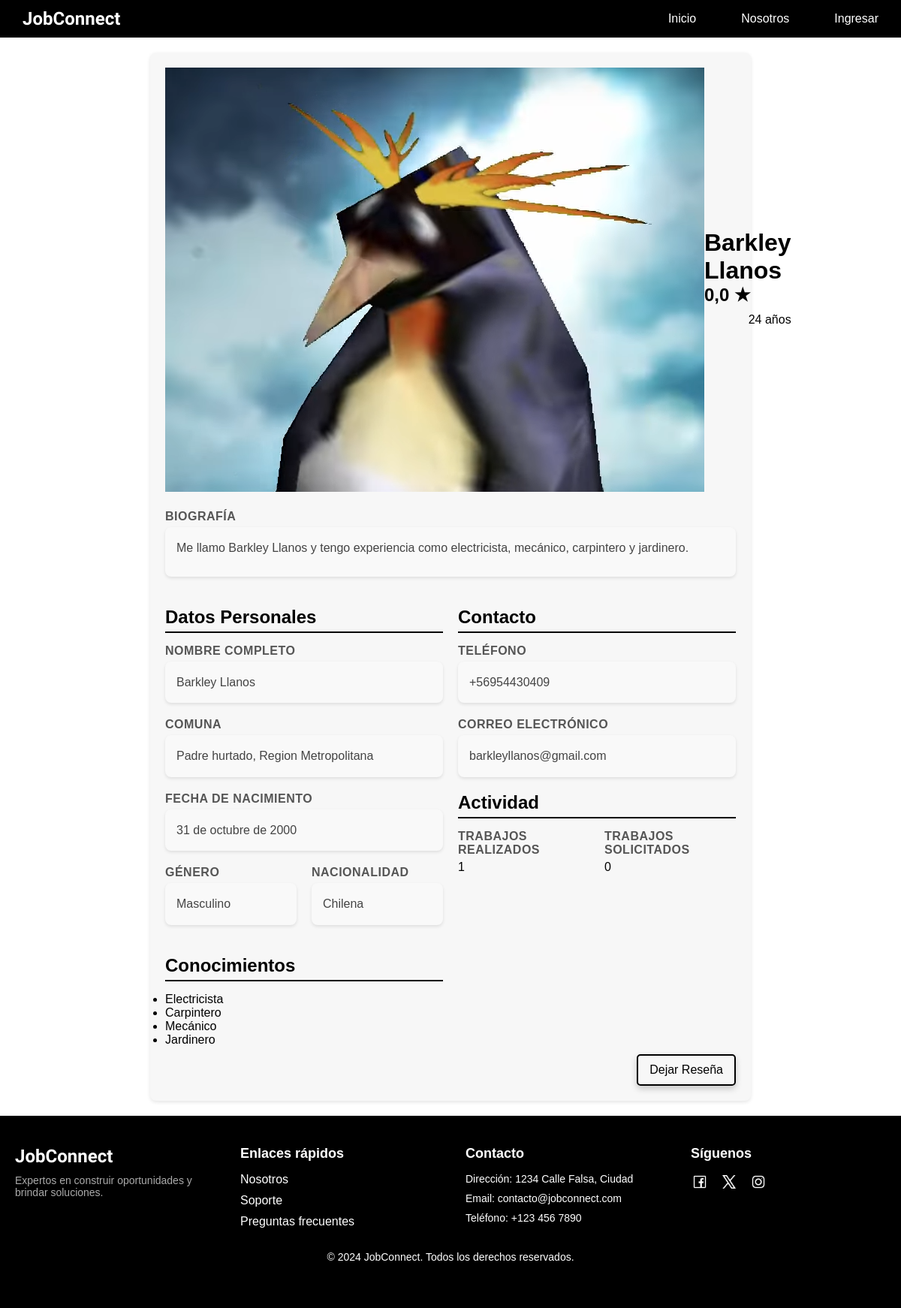
/usuarios/usuario/16/, run on the app's committed database.
### usuarios/models.py (models this page shows, shortened)
class CustomUser(AbstractBaseUser, PermissionsMixin):
    NATIONALITY_CHOICES = [
        ('CL', 'Chilena'),
        ('AR', 'Argentina'),
        ('BR', 'Brasileña'),
        ('VE', 'Venezolana'),
        ('PE', 'Peruana'),
        ('CO', 'Colombiana'),
    ]
    GENERO_CHOICES = [
        ('M', 'Masculino'),
        ('F', 'Femenino'),
        ('O', 'Otro')
    ]
    email = models.EmailField(unique=True)
    rut = models.CharField(max_length=12)
    first_name = models.CharField(max_length=30)
    s_nombre = models.CharField(max_length=30, blank=True, null=True)
    last_name = models.CharField(max_length=30)
    s_apellido = models.CharField(max_length=30, blank=True, null=True)
    fecha_nacimiento = models.DateField(validators=[validar_fecha_nacimiento])
    region = models.ForeignKey(Region, on_delete=models.SET_NULL, null=True, blank=True)
    comuna = models.ForeignKey(Comuna, on_delete=models.SET_NULL, null=True, blank=True)
    bio = models.TextField(max_length=500, blank=True)
    foto_perfil = models.ImageField(upload_to='perfiles/', null=True, blank=True)
    numero_telefono = models.CharField(
        max_length=15,
        validators=[RegexValidator(r'^\+?1?\d{9,15}$', message="El número debe estar en el formato: +999999999")]
    )
    genero = models.CharField(max_length=1, choices=GENERO_CHOICES)
    nacionalidad = models.CharField(max_length=15, choices=NATIONALITY_CHOICES)
    instagram = models.URLField(max_length=150, blank=True, null=True)
    facebook = models.URLField(max_length=150, blank=True, null=True)
    trabajos_realizados = models.PositiveIntegerField(default=0)
    trabajos_solicitados = models.PositiveIntegerField(default=0)
    is_active = models.BooleanField(default=True)
    is_staff = models.BooleanField(default=False)
    habilidades = models.ManyToManyField('Habilidades', blank=True)
    USERNAME_FIELD = 'email'
    REQUIRED_FIELDS = ['rut', 'first_name', 'last_name', 'fecha_nacimiento', 'numero_telefono', 'genero', 'nacionalidad']
    objects = CustomUserManager()
    groups = models.ManyToManyField('auth.Group', related_name='customuser_set', blank=True)
    user_permissions = models.ManyToManyField('auth.Permission', related_name='customuser_set', blank=True)
    def calificacion_promedio(self):
        calificacion_promedio = self.reseñas_recibidas.aggregate(Avg('calificacion'))['calificacion__avg']
        if calificacion_promedio is None:
            return 0  # Devuelve 0 si no hay reseñas
        else:
            return round(calificacion_promedio, 1)  # Redondea a 1 decimal
    def calcular_edad(self):
        hoy = date.today()
        edad = hoy.year - self.fecha_nacimiento.year - ((hoy.month, hoy.day) < (self.fecha_nacimiento.month, self.fecha_nacimiento.day))
        return edad

class Comuna(models.Model):
    nombre = models.CharField(max_length=100)
    region = models.ForeignKey(Region, on_delete=models.CASCADE, related_name='comunas')
    def __str__(self):
        return self.nombre

class Region(models.Model):
    nombre = models.CharField(max_length=100)
    def __str__(self):
        return self.nombre

class Habilidades(models.Model):
    nombre = models.CharField(max_length=50, unique=True)

### usuarios/views.py (the view)
# urls.py: path('usuario/<int:usuario_id>/', views.PerfilPublicoView.as_view(), name='perfil_publico'),
class PerfilPublicoView(DetailView):
    model = CustomUser
    template_name = 'usuarios/perfil_publico.html'
    context_object_name = 'usuario'
    def get_object(self, queryset=None):
        usuario_id = self.kwargs.get('usuario_id')
        return get_object_or_404(CustomUser, id=usuario_id)
    def get_context_data(self, **kwargs):
        context = super().get_context_data(**kwargs)
        usuario = self.get_object()
        context['reseñas'] = Reseña.objects.filter(usuario_revisado=usuario)
        context['edad'] = usuario.calcular_edad()
        if self.request.user.is_staff:
            context['is_staff'] = True
        else:
            context['is_staff'] = False
        return context

### usuarios/templates/usuarios/perfil_publico.html (shortened to what this page needs)
{% extends 'core/base.html' %}
{% load static %}
{% block extra_css %}
    <link rel="stylesheet" href="https://cdnjs.cloudflare.com/ajax/libs/lightbox2/2.11.5/css/lightbox.min.css"
 />
    <link rel="stylesheet" type="text/css" href="{% static 'usuarios/css/perfil_publico.css' %}">
{% endblock %}
{% block content %}
<div class="profile-container">
    <div class="profile-header">
        <div class="profile-image">
            {% if usuario.foto_perfil %}
                <a href="{{ usuario.foto_perfil.url }}" data-lightbox="perfil" data-title="Foto de {{ usuario.first_name }}">
                    <img src="{{ usuario.foto_perfil.url }}" alt="Foto de {{ usuario.first_name }}" class="profile-image">
                </a>
            {% else %}
                <a href="{% static 'images/foto_perfil_defecto.svg' %}" data-lightbox="perfil" data-title="Foto de perfil por defecto">
                    <img src="{% static 'images/foto_perfil_defecto.svg' %}" alt="Foto de perfil por defecto" class="profile-image">
                </a>
            {% endif %}
        </div>
        <div class="profile-name">
            <h1>{{ usuario.first_name }} {{ usuario.last_name }}</h1>
            <h2>{{ usuario.calificacion_promedio|floatformat:1 }} ★</h2>
            <ul class="profile-info-list">
                <li><p>{{ edad }} años</p></li>
            </ul>
        </div>
    </div>
    <div class="profile-section">
        <p class="profile-label">Biografía</p>
        <div class="profile-content">
            <p class="bio">{{ usuario.bio }}</p>
        </div>
    </div>
    <div class="profile-grid">
        <div class="profile-section">
            <h2>Datos Personales</h2>
            <div class="profile-item">
                <p class="profile-label">Nombre completo</p>
                <div class="profile-content">
                    {{ usuario.first_name }}
                    {{ usuario.last_name }}
                </div>
            </div>
            {% if usuario.region and usuario.comuna %}
            <div class="profile-item">
                <p class="profile-label">Comuna</p>
                <div class="profile-content">
                    {{usuario.comuna}}, {{usuario.region}}
                </div>
            </div>
            {% endif %}
            <div class="profile-item">
                <p class="profile-label">Fecha de Nacimiento</p>
                <div class="profile-content">{{ usuario.fecha_nacimiento }}</div>
            </div>
            <div class="profile-item horizontal-items">
                <div class="gender-nationality">
                    <div class="profile-item">
                        <p class="profile-label">Género</p>
                        <div class="profile-content">
                            {% if usuario.genero == 'M' %}Masculino
                            {% elif usuario.genero == 'F' %}Femenino
                            {% elif usuario.genero == 'O' %}Otro
                            {% endif %}
                        </div>
                    </div>
                    <div class="profile-item">
                        <p class="profile-label">Nacionalidad</p>
                        <div class="profile-content">
                            {% if usuario.nacionalidad == 'CL' %}Chilena
                            {% elif usuario.nacionalidad == 'AR' %}Argentina
                            {% elif usuario.nacionalidad == 'BR' %}Brasileña
                            {% elif usuario.nacionalidad == 'VE' %}Venezolana
                            {% elif usuario.nacionalidad == 'PE' %}Peruana
                            {% elif usuario.nacionalidad == 'CO' %}Colombiana
                            {% endif %}
                        </div>
                    </div>
                </div>
            </div>
            <h2>Conocimientos</h2>
            <div class="profile-add">
                <ul>
                    {% for habilidad in usuario.habilidades.all %}
                        <li><p>{{ habilidad.nombre }}</p></li>
                    {% endfor %}
                </ul>
            </div>
        </div>
        <div class="profile-section">
            <h2>Contacto</h2>
            <div class="profile-item">
                <p class="profile-label">Teléfono</p>
                <div class="profile-content">{{ usuario.numero_telefono }}</div>
            </div>
            <div class="profile-item">
                <p class="profile-label">Correo Electrónico</p>
                <div class="profile-content">{{ usuario.email }}</div>
            </div>
            <h2>Actividad</h2>
            <div class="profile-item horizontal-items">
                <div class="gender-nationality">
                    <div class="profile-item">
                        <p class="profile-label">Trabajos realizados</p>
                        <p>{{ usuario.trabajos_realizados }}</p>
                    </div>
                    <div class="profile-item">
                        <p class="profile-label">Trabajos solicitados</p>
                        <p>{{ usuario.trabajos_solicitados }}</p>
                    </div>
                </div>
            </div>
        </div>
    </div>
    <div class="boton_reseña">
        <a href="{% url 'dejar_reseña' usuario_id=usuario.id %}" class="btn-dejar-reseña">Dejar Reseña</a>
    </div>
</div>
{% endblock %}

### core/static/core/css/base.css (style rules this page uses)
* { margin: 0; padding: 0; }
body { min-height: 100vh; font-family: 'Arial', 'Helvetica', sans-serif; }

### usuarios/static/usuarios/css/perfil_publico.css (style rules this page uses)
*, *::before, *::after { box-sizing: border-box; }
.profile-container { max-width: 600px; width: 100%; background: #F7F7F7; padding: 2rem; margin: auto; margin-top: 20px; margin-bottom: 20px; box-shadow: 0 2px 5px rgba(0, 0, 0, 0.1); border-radius: 5px; }
@media (min-width: 1200px) { .profile-container { max-width: 800px; padding: 20px; border-radius: 10px; box-shadow: 0 0 10px rgba(0, 0, 0, 0.1); } }
body { margin: 0; padding: 0; overflow-x: hidden; }
html { width: 100%; overflow-x: hidden; }
.profile-header { display: flex; justify-content: space-between; align-items: center; margin-bottom: 20px; }
.profile-info-list { list-style: none; padding: 0; margin: 10px 0; text-align: right; }
.profile-info-list li { width: 100%; text-align: right; }
.bio { width: 100%; word-wrap: break-word; margin: 0; text-align: justify; overflow-wrap: break-word; white-space: pre-wrap; }
.profile-section { margin-top: 20px; }
.profile-section h2 { font-size: 1.5rem; color: #000000; margin-bottom: 15px; text-align: left; border-bottom: 2px solid #000000; padding-bottom: 5px; text-transform: capitalize; width: 100%; box-sizing: border-box; }
.profile-item { margin-bottom: 15px; }
.profile-label { font-size: 1rem; color: #555555; margin-bottom: 5px; display: block; font-weight: bold; text-transform: uppercase; letter-spacing: 0.5px; }
.profile-content { font-size: 1rem; color: #444444; line-height: 1.6; margin-bottom: 20px; background-color: #f9f9f9; border-radius: 8px; padding: 15px; box-shadow: 0 2px 4px rgba(0, 0, 0, 0.1); }
.profile-content p { margin-bottom: 10px; }
.profile-grid { display: grid; grid-template-columns: 1fr 1fr; gap: 20px; }
.gender-nationality { display: flex; gap: 20px; }
.profile-item { margin-bottom: 10px; flex: 1; }
.profile-container { max-width: 800px; width: 100%; background-color: #F7F7F7; padding: 20px; margin: 20px auto; border-radius: 8px; box-shadow: 0 2px 5px rgba(0, 0, 0, 0.1); }
.boton_reseña { text-align: center; margin-top: 20px; }
.btn-dejar-reseña { background-color: #28a745; color: white; padding: 12px 25px; font-size: 16px; border-radius: 5px; text-decoration: none; display: inline-block; box-shadow: 0 4px 8px rgba(0, 0, 0, 0.2); transition: background-color 0.3s ease, transform 0.3s ease; }
.boton_reseña { display: flex; justify-content: flex-end; margin-top: 10px; }
.btn-dejar-reseña, .btn-modificar, .btn-eliminar { background-color: transparent; border: 2px solid #000000; color: #000000; padding: 10px 15px; border-radius: 5px; cursor: pointer; font-size: 16px; transition: background-color 0.3s ease, color 0.3s ease; margin-left: 10px; text-decoration: none; }

### data on the page
CustomUser: foto_perfil (picture), first_name "Barkley", last_name "Llanos", calificacion_promedio "0,0", bio "Me llamo Barkley Llanos y tengo experiencia como electricista, mecánico, carpintero y jardinero.", comuna "Padre hurtado", region "Region Metropolitana", fecha_nacimiento "31 de octubre de 2000", numero_telefono "+56954430409", email "barkleyllanos@gmail.com", trabajos_realizados "1", trabajos_solicitados "0"
Habilidades: nombre "Electricista"
Habilidades: nombre "Carpintero"
Habilidades: nombre "Mecánico"
Habilidades: nombre "Jardinero"
